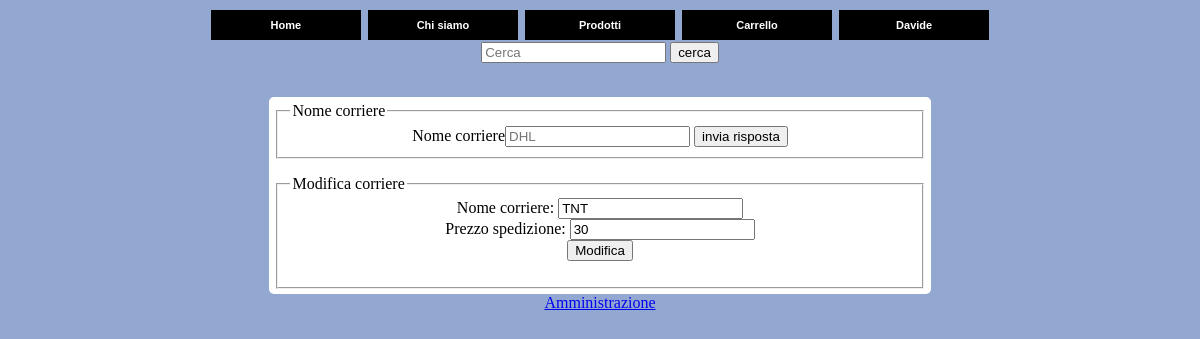
The page /Sito/admin/modifyCorriere.php?NomePrecedenteCorriere=TNT (signed in) on the database its author committed.
### tables this page shows
CREATE TABLE IF NOT EXISTS `utente` (
  `CodUtente` INT NOT NULL,
  `Nome` VARCHAR(45) NOT NULL,
  `Cognome` VARCHAR(45) NOT NULL,
  `DataNascita` DATE NOT NULL,
  `Password` VARCHAR(45) NOT NULL,
  `Email` VARCHAR(45) NOT NULL,
  `RefPermesso` INT NOT NULL,
  `Domanda` VARCHAR(255) NOT NULL,
  `Risposta` VARCHAR(255) NOT NULL,
  `PasswordCambiata` TINYINT NOT NULL DEFAULT 0,
  PRIMARY KEY (`CodUtente`),
  INDEX `RefPermesso_idx` (`RefPermesso` ASC) VISIBLE,
  CONSTRAINT `RefPermesso`
    FOREIGN KEY (`RefPermesso`)
    REFERENCES `permesso` (`CodPermesso`)
    ON DELETE NO ACTION
    ON UPDATE NO ACTION);

CREATE TABLE IF NOT EXISTS `corriere` (
  `CodCorriere` INT NOT NULL,
  `Nome` VARCHAR(45) NOT NULL,
  `PrezzoSpedizione` DOUBLE NOT NULL,
  PRIMARY KEY (`CodCorriere`),
  UNIQUE INDEX `Nome_UNIQUE` (`Nome` ASC) VISIBLE);

### Sito/Classi/Utente.php (called while the page is built, shortened)
<?php
class Utente
{
    private $nome;
    public function Utente(int $id)
    {
        $this->id = $id;
        $db = DBConnection::getInstance();
        $mysqli = $db->getConnection();
        $sql_query = "SELECT Password, Nome, Cognome, dataNascita, email, refpermesso, domanda, risposta, PasswordCambiata FROM utente WHERE codUtente = ".$this->id;
        $result = $mysqli->query($sql_query);
        if($result->num_rows)
        {
            $row = $result->fetch_assoc();
            $this->nome = $row["Nome"];
        }
    }
    public function getNome()
    {
        return $this->nome;
    }
}
?>

### Sito/Classi/corriere.php (called while the page is built, shortened)
<?php
class Corriere
{
    private $nome;
    private $prezzo;
    public function Corriere(int $cod)
    {
        $this->cod = $cod;
        $db = DBConnection::getInstance();
        $mysqli = $db->getConnection();
        $sql_query = "SELECT Nome, PrezzoSpedizione FROM corriere WHERE codCorriere = ".$this->cod;
        $result = $mysqli->query($sql_query);
        if($result->num_rows)
        {
            $row = $result->fetch_assoc();
            $this->nome = $row["Nome"];
            $this->prezzo = $row["PrezzoSpedizione"];
        }
    }
    public function getNome()
    {
        return $this->nome;
    }
    public function getPrezzoSpedizione()
    {
        return $this->prezzo;
    }
}
?>

### Sito/admin/modifyCorriere.php (the view, shortened to what this page needs)
<?php
include "header.php";
?>
<html>
	<head>
	</head>
	<body>
		<div id = "wrapper">
			<div align = "center">
				<form action="" method = "get">
					<fieldset>
						<legend>Nome corriere</legend>
						Nome corriere<input type = "text" name ="NomePrecedenteCorriere" required ="required" placeholder = "DHL" />
						<input type = "submit" value = "invia risposta"/>
					</fieldset>
				</form>
				<?php
				if ($_GET["NomePrecedenteCorriere"] != '')
				{
				    $db = DBConnection::getInstance();
				    $mysqli = $db->getConnection();
    				$sql_query = "SELECT CodCorriere FROM corriere WHERE Nome LIKE '%".$_GET["NomePrecedenteCorriere"]."%'";
				    $result = $mysqli->query($sql_query);
				    if ($result->num_rows)
				    {
    				    $row = $result->fetch_assoc();
	   	       		    $corriere = new Corriere($row["CodCorriere"]);
		  		        ?>
				    	<fieldset>
							<legend>Modifica corriere</legend>
							<form action="<?php echo Globals::WEBSITE."command.php"?>" method = "post">
						    	Nome corriere: <input type = "text" name = "NomeCorriere" required ="required" pattern=".{1,}" value = "<?php echo $corriere->getNome(); ?>"><br />
						    	Prezzo spedizione: <input type = "number" name = "Prezzo" required ="required" pattern="[0-9]" value = "<?php echo $corriere->getPrezzoSpedizione(); ?>"><br />
						    	<input type = "submit" value = "Modifica"/>
				    		</form>
				    	</fieldset>
				    	<?php
				    }
				}
                ?>
        	</div>
        </div>
	</body>
</html>
<?php
include "footer.php"
?>

### Sito/header.php (shortened to what this page needs)
<?php
require_once __DIR__."/Classi/Utente.php";
require_once __DIR__.'/Classi/corriere.php';
?>
<html>
	<head>
	<?php echo "<link rel=\"stylesheet\" href = \"".Globals::WEBSITE."/css/style.css\">"; ?>
	</head>
	<body>
		<ul id="menu">
    		<li><a href=<?php echo Globals::WEBSITE."index.php" ?>>Home</a></li>
    		<li><a href=<?php echo Globals::WEBSITE."chiSiamo.php" ?>>Chi siamo</a></li>
    		<li>
    			<a href="#">Prodotti</a>
    		</li>
    		<?php
		    if (!isset($_COOKIE["login"]))
		    {
               ?>
        	   <li><a href=<?php echo Globals::WEBSITE."login.php" ?>>Login</a></li>
        	   <li><a href=<?php echo Globals::WEBSITE."signup.php" ?>>Registrati</a></li>
               <?php
		    }
		    else
		    {
		        $_SESSION["utente"] = new Utente($_COOKIE["login"]);
                ?>
		        <li><a href=<?php echo Globals::WEBSITE."user/carrello.php" ?>>Carrello
		        </a></li>
		        <li>
		        	<a href="#"><?php echo $_SESSION["utente"]->getNome();?></a>
    			</li>
		        <?php
		    }
		    ?>
		</ul>
		<div align = "center">
		    <form action= <?php echo Globals::WEBSITE."search.php" ?> method="get">
			<input type = "text" name = "NomeProdotto" required ="required" pattern=".{1,}" placeholder = "Cerca"/>
			<input type = "submit" value = "cerca"/>
			</form>
		</div>
		<br />
	</body>
</html>

### Sito/css/style.css (style rules this page uses)
body { background-color: #92a8d1; }
div#wrapper { background-color: white; width: 55%; height: auto; border-radius: 5px; margin-left: auto; margin-right: auto; padding: 5px; }
ul#menu { list-style: none; margin:0; padding:0; text-align:center; font-family: Verdana, sans-serif; font-size: 11px; }
ul#menu li { display:block; display: inline-block; background-color: #000000; width: 150px; height: 30px; margin: 2px; }
ul#menu li a { color: #fff; display: inline; font-weight: bold; line-height: 30px; text-decoration: none; width: 150px; height: 30px; text-align: center; }
input { text-align: left; }

### rows shown on the page
utente: Nome "Davide"
corriere: NomeCorriere "TNT", Prezzo "30"
